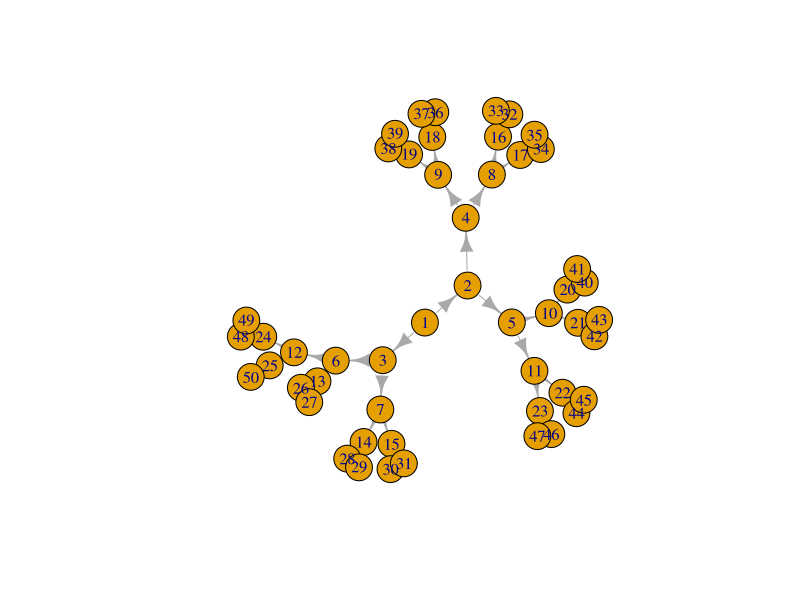
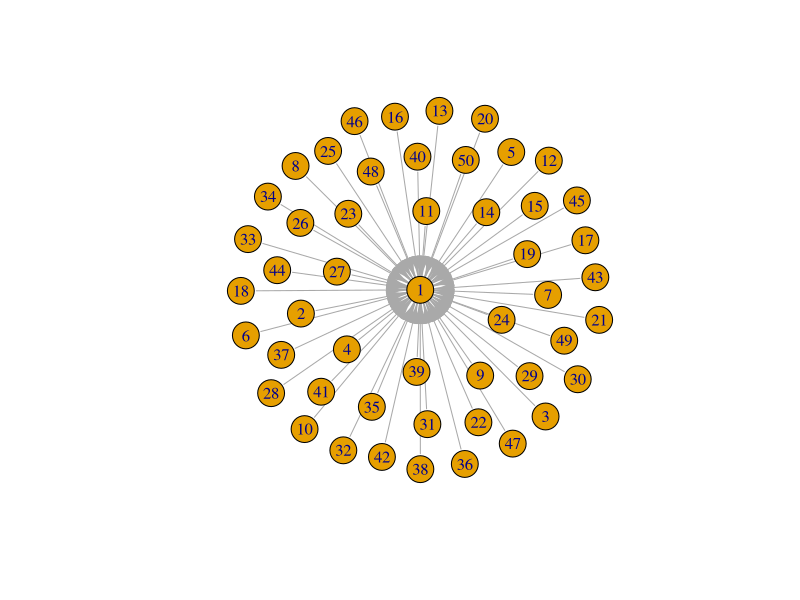
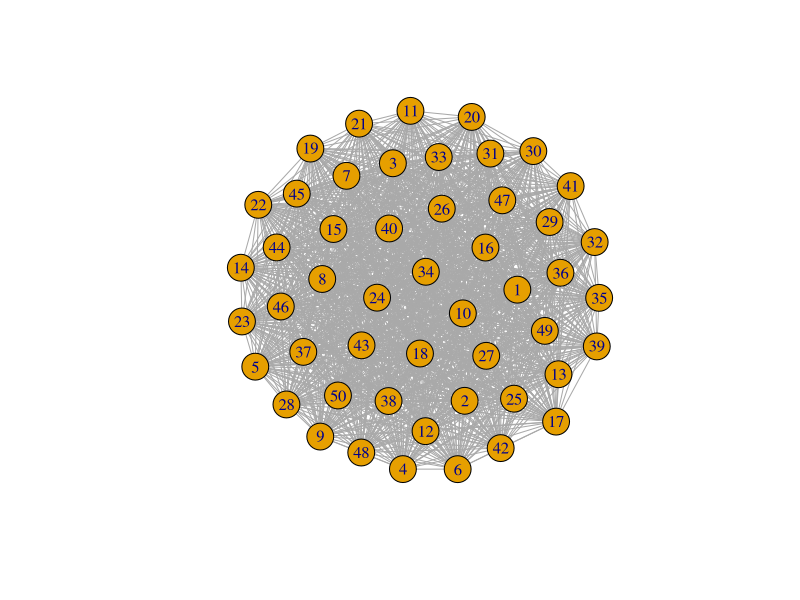
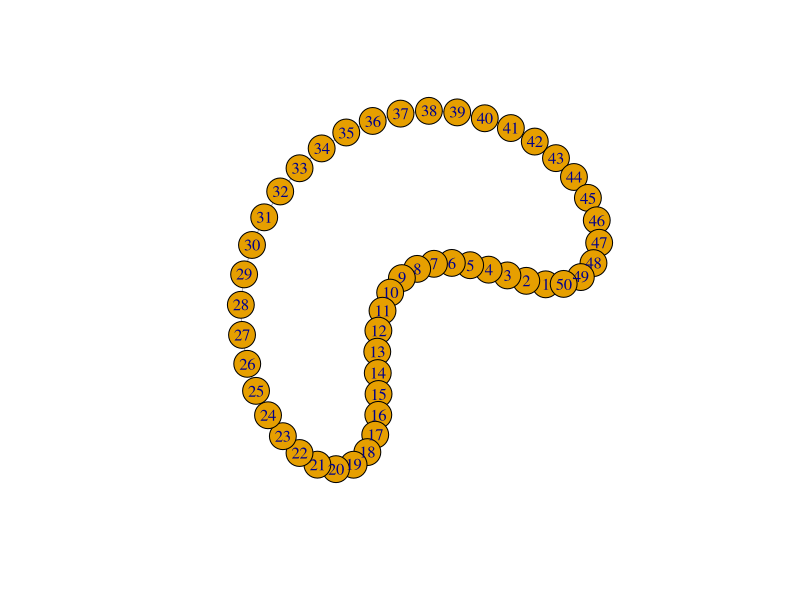
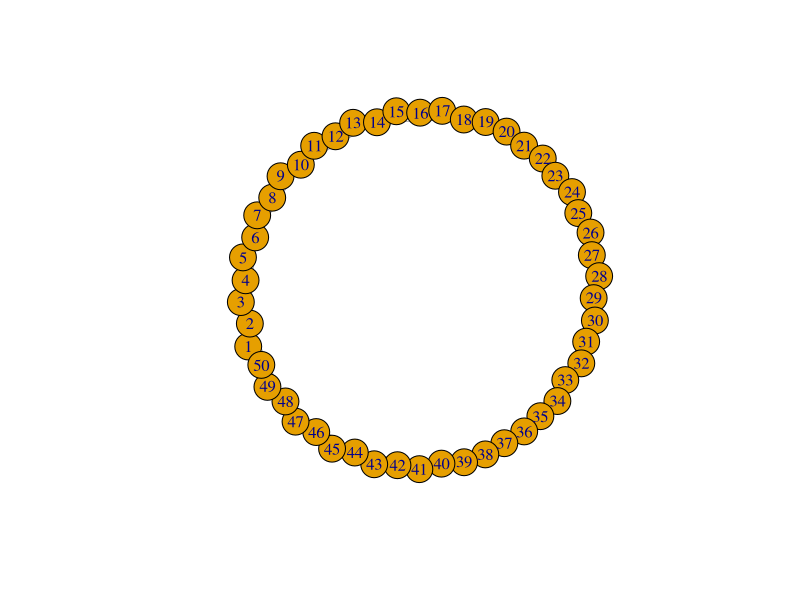
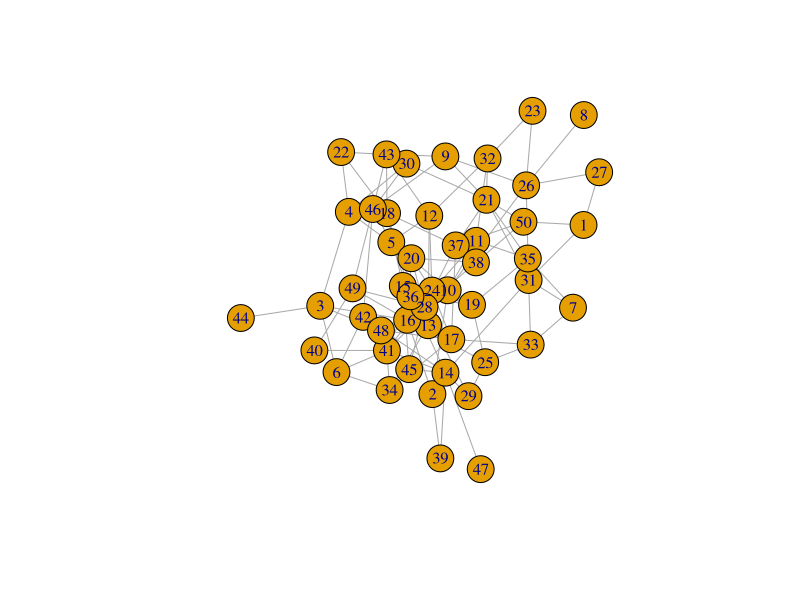
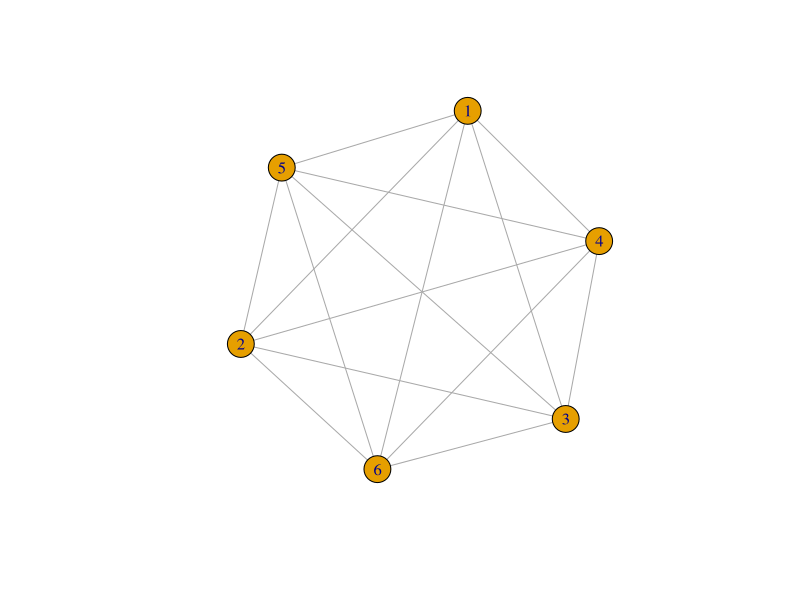
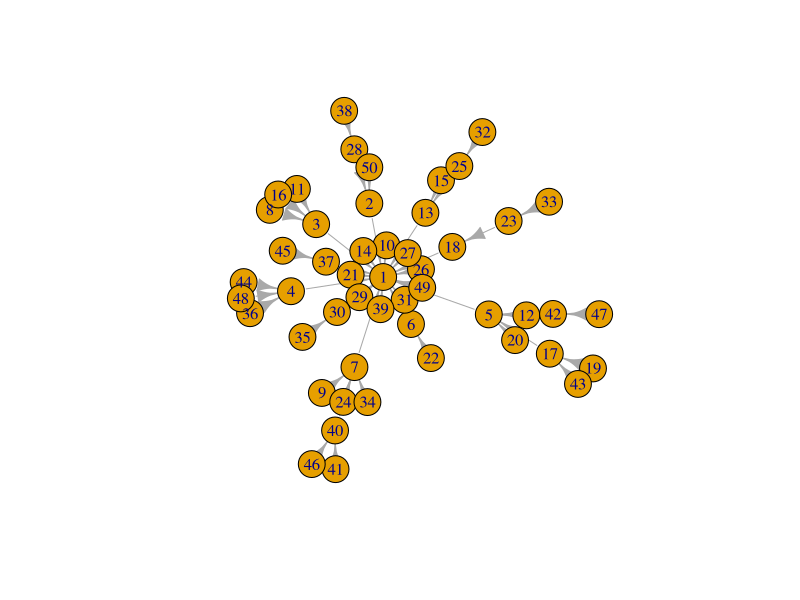

Generate these figures, in order, with R:
# install.packages('igraph')
library(igraph)
size = 50
# tree graph with two children for each node
g = graph.tree(size, children = 2)
plot(g)

# star network
g = graph.star(size)
plot(g)

# full network
g = graph.full(size)
plot(g)

# ring network
g = graph.ring(size)
plot(g)

# connect the node with the vertices not farther than a given limit
g = connect.neighborhood(graph.ring(size), 4)
plot(g)

# random network
g = erdos.renyi.game(size, 0.1)
plot(g)
# LIMITATOINS: To0 Random, does not follow power law.

# Using Watts-Strogatz Model

g2 <- watts.strogatz.game(1, 6, 5, 0.05)
g2
plot(g2)

# LIMITATOINS: Fixed no of nodes, does not follow power law.

# scale-free network -> a  network whose degree 
#distribution follows power law asymptotically
g = barabasi.game(size)
plot(g)

# another wat to generate scale-free graph
g1 <- sample_pa(50)
plot(g1)

# degree and degree distribution
d = degree(g, mode = "all")
hist(d, probability = T)

dd = degree.distribution(g, mode = "all", cumulative = FALSE)


# Plot degree distribution
# write a function to plot the degree distribution
plot_degree_distribution = function(graph) {
  # calculate degree
  d = degree(graph, mode = "all")
  dd = degree.distribution(graph, mode = "all", cumulative =
                             FALSE)
  degree = 1:max(d)
  probability = dd[-1]
  # delete blank values
  nonzero.position = which(probability != 0)
  probability = probability[nonzero.position]
  degree = degree[nonzero.position]
  # plot
  plot(probability ~ degree, log = "xy", xlab = "Degree
(log)", ylab = "Probability (log)",
       col = 1, main = "Degree Distribution")
}
plot_degree_distribution(g)



g.big.er = erdos.renyi.game(2000, 0.1)
plot_degree_distribution(g.big.er)

g.big.ba = barabasi.game(2000)
plot_degree_distribution(g.big.ba)


# plot and fit the power law distribution
# Form: Y = k/X^alpha,
# here: probability = k/degree^a
# taking log: log(probability) = log(k)-a*log(degree)
# if we do simple linear regression  of log(probability) ~ log(degree):
# then intercept = log(k)
# slope = -a
## hence, value of a = -slope
fit_power_law = function(graph) {
  # calculate degree
  d = degree(graph, mode = "all")
  dd = degree.distribution(graph, mode = "all", cumulative =
                             FALSE)
  degree = 1:max(d)
  probability = dd[-1]
  # delete blank values
  nonzero.position = which(probability != 0)
  probability = probability[nonzero.position]
  degree = degree[nonzero.position]
  
  reg = lm(log(probability) ~ log(degree))
  cozf = coef(reg)
  power.law.fit = function(x) exp(cozf[[1]] + cozf[[2]] *
                                    log(x))
  alpha = -cozf[[2]]
  R.square = summary(reg)$r.squared
  print(paste("Alpha =", round(alpha, 3)))
  print(paste("R square =", round(R.square, 3)))
  # plot
  plot(probability ~ degree, log = "xy", xlab = "Degree
(log)", ylab = "Probability (log)",
       col = 1, main = "Degree Distribution")
  curve(power.law.fit, col = "red", add = T, n = length(d))
}

g.big.ba = barabasi.game(1000)
fit_power_law(g.big.ba)

g.big.ba = barabasi.game(10000)
fit_power_law(g.big.ba)
